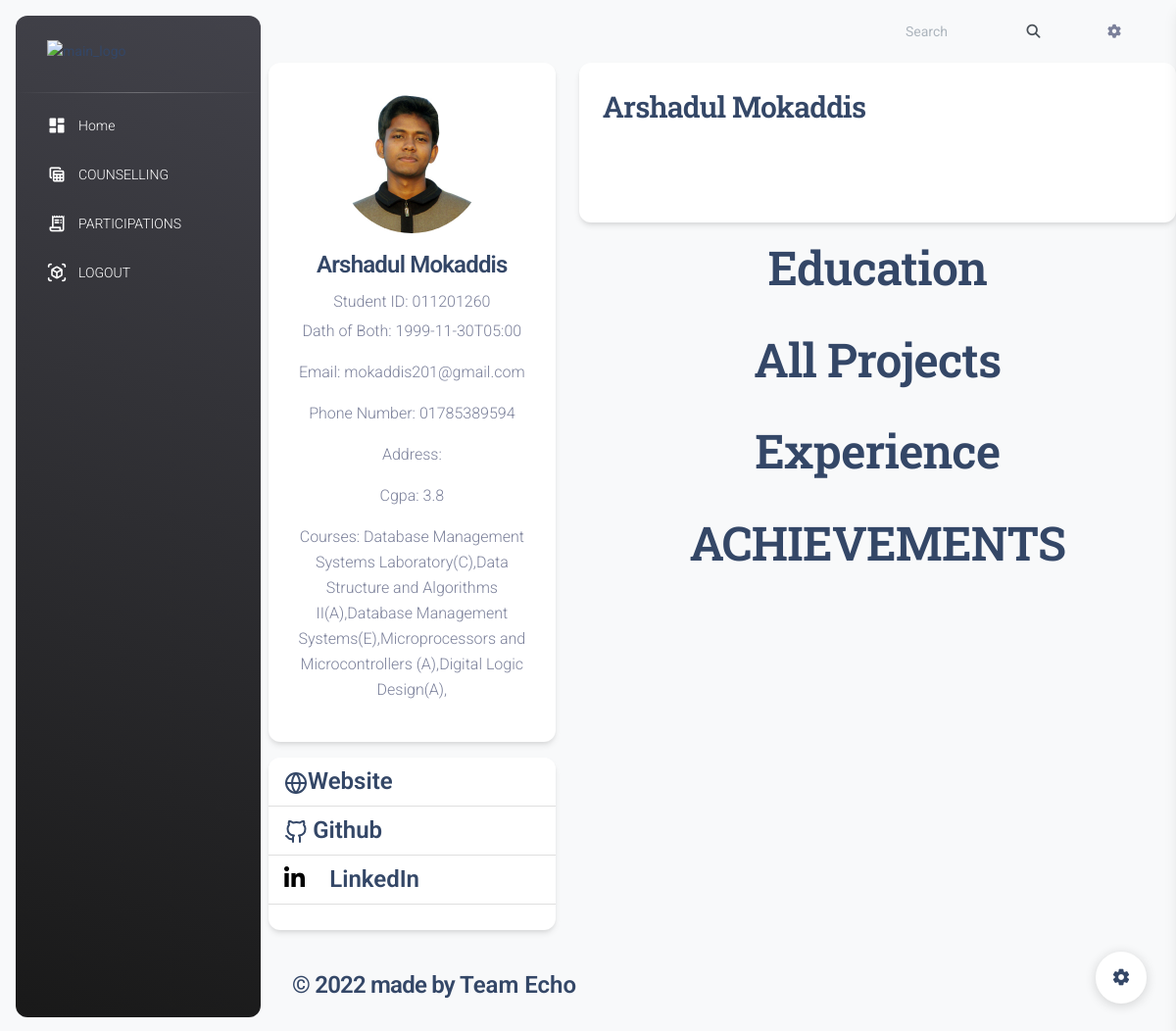
Page /navbar/studentshowstudentprofile.php?id=011201260 on the earlier database version.
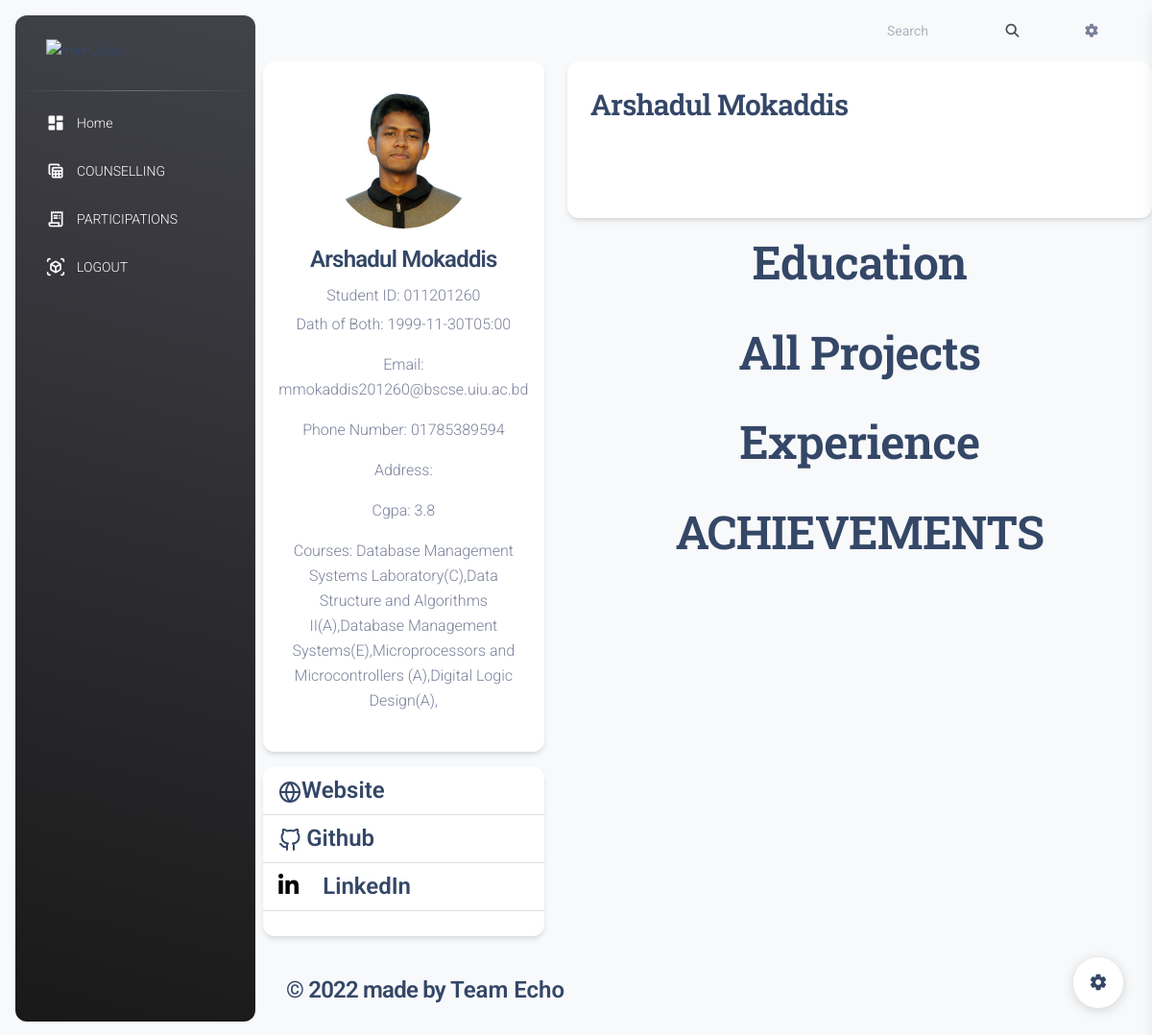
Same page on the later database version.
### tables this page shows
CREATE TABLE `student` (
  `name` varchar(100) NOT NULL,
  `dob` varchar(60) NOT NULL,
  `gender` varchar(60) NOT NULL,
  `id` varchar(15) NOT NULL,
  `email` varchar(255) NOT NULL,
  `number` varchar(50) NOT NULL,
  `department` varchar(100) NOT NULL,
  `password` varchar(255) NOT NULL,
  `image` varchar(500) NOT NULL,
  `cgpa` varchar(10) NOT NULL,
  `github` varchar(200) NOT NULL,
  `website` varchar(200) NOT NULL,
  `linkedin` varchar(200) NOT NULL,
  `address` varchar(255) NOT NULL,
  `intro` varchar(300) NOT NULL,
  `about` varchar(10000) NOT NULL,
  PRIMARY KEY (`id`)
);

### navbar/studentshowstudentprofile.php (the view, shortened to what the changed rows need)
<?php
include("db.php");
$tid = $_GET['id'];
$sq = "SELECT * FROM `student` WHERE id='$tid'";
$result = mysqli_query($conn, $sq);
$data = $result->fetch_assoc();
if ($result) {
    $name=$data['name'];
    $dob = $data['dob'];
    $phone = $data['number'];
    $image = $data['image'];
    $email=$data['email'];
    $cgpa = $data['cgpa'];
    $address = $data['address'];
}
?>
<!DOCTYPE html>
<html lang="en">
  <head>
<link href="./assets/css/nucleo-icons.css" rel="stylesheet" />
<link href="./assets/css/nucleo-svg.css" rel="stylesheet" />
<link id="pagestyle" href="./assets/css/material-dashboard.css?v=3.0.4" rel="stylesheet" />
  </head>
  <body class="g-sidenav-show  bg-gray-100">
      <main class="main-content border-radius-lg ">
<div class="main-body">
<div class="row gutters-sm">
    <div class="col-md-4 mb-3">
        <div class="card">
            <div class="card-body">
                <div class="d-flex flex-column align-items-center text-center">
                    <img src="uploads/<?= $image ?>" alt="<?php echo $name; ?>" class="rounded-circle" width="150">
                    <div class="mt-3">
                        <h4><?php echo $name; ?></h4>
                        <p class="text-secondary mb-1">Student ID: <?php echo $tid; ?></p>
                        <p class="text-muted font-size-sm">Dath of Both: <?php echo  $dob ?></p>
                        <p class="text-muted font-size-sm">Email: <?php echo  $email ?></p>
                        <p class="text-muted font-size-sm">Phone Number: <?php echo $phone ?></p>
                        <p class="text-muted font-size-sm">Address: <?php echo $address ?></p>
                        <p class="text-muted font-size-sm">Cgpa: <?php echo  $cgpa ?></p>
                        <p class="text-muted font-size-sm">Courses: <?php
                                                                    $s = "Select * from take_courses where sid='$tid'";
                                                                    $result = mysqli_query($conn, $s);
                                                                    while ($row = mysqli_fetch_array($result)) {
                                                                        echo $row['cname'];
                                                                        echo "(" . $row['section'] . ")";
                                                                        echo ",";
                                                                    }
                                                                    ?></p>
                    </div>
                </div>
            </div>
        </div>
    </div>
    <div class="col-md-8">
        <div class="card mb-3">
            <div class="card-body">
                <div class="row">
                    <h3><?php echo $name ?></h3>
                    <div class="col-sm-9 text-secondary">
                    </div>
                </div>
            </div>
        </div>
        <h1 style="text-align: center"> Education  </h1>
        <div>
                <br>
                <h1 style="text-align: center"> All Projects </h1>
                <br>
                <h1 style="text-align: center">Experience </h1>
                <br>
                </div>
        <h1 style="text-align: center"> ACHIEVEMENTS </h1>
                <br>
                </div>
        </div>
    </div>
       </main>
  </body>
</html>

Differences in the rows shown:
changed student "Arshadul Mokaddis": email "mokaddis201@gmail.com" → "mmokaddis201260@bscse.uiu.ac.bd"
